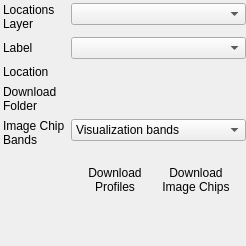
       <widget class="QWidget" name="tab_2">
        <attribute name="icon">
         <iconset>
          <normaloff>icons/location.svg</normaloff>icons/location.svg</iconset>
        </attribute>
        <attribute name="title">
         <string/>
        </attribute>
        <attribute name="toolTip">
         <string>Location Browser</string>
        </attribute>
        <layout class="QVBoxLayout" name="verticalLayout_2">
         <property name="leftMargin">
          <number>3</number>
         </property>
         <property name="topMargin">
          <number>3</number>
         </property>
         <property name="rightMargin">
          <number>0</number>
         </property>
         <property name="bottomMargin">
          <number>0</number>
         </property>
         <item>
          <layout class="QFormLayout" name="formLayout_2">
           <property name="labelAlignment">
            <set>Qt::AlignLeading|Qt::AlignLeft|Qt::AlignVCenter</set>
           </property>
           <property name="formAlignment">
            <set>Qt::AlignLeading|Qt::AlignLeft|Qt::AlignTop</set>
           </property>
           <item row="0" column="0">
            <widget class="QLabel" name="label_27">
             <property name="minimumSize">
              <size>
               <width>25</width>
               <height>0</height>
              </size>
             </property>
             <property name="text">
              <string>Locations
Layer</string>
             </property>
            </widget>
           </item>
           <item row="0" column="1">
            <widget class="QgsMapLayerComboBox" name="mLayer">
             <property name="sizePolicy">
              <sizepolicy hsizetype="Preferred" vsizetype="Fixed">
               <horstretch>1</horstretch>
               <verstretch>0</verstretch>
              </sizepolicy>
             </property>
             <property name="toolTip">
              <string>Point layer with locations of interest.</string>
             </property>
             <property name="allowEmptyLayer">
              <bool>true</bool>
             </property>
            </widget>
           </item>
           <item row="1" column="0">
            <widget class="QLabel" name="label_28">
             <property name="minimumSize">
              <size>
               <width>25</width>
               <height>0</height>
              </size>
             </property>
             <property name="text">
              <string>Label</string>
             </property>
            </widget>
           </item>
           <item row="1" column="1">
            <widget class="QgsFieldComboBox" name="mField">
             <property name="sizePolicy">
              <sizepolicy hsizetype="Preferred" vsizetype="Fixed">
               <horstretch>1</horstretch>
               <verstretch>0</verstretch>
              </sizepolicy>
             </property>
             <property name="toolTip">
              <string>Attribute with labels displayed in the locations browser.</string>
             </property>
            </widget>
           </item>
           <item row="2" column="0">
            <widget class="QLabel" name="label_29">
             <property name="minimumSize">
              <size>
               <width>25</width>
               <height>0</height>
              </size>
             </property>
             <property name="text">
              <string>Location</string>
             </property>
            </widget>
           </item>
           <item row="2" column="1">
            <layout class="QHBoxLayout" name="horizontalLayout_8">
             <item>
              <widget class="QgsFeaturePickerWidget" name="mFeaturePicker">
               <property name="sizePolicy">
                <sizepolicy hsizetype="Preferred" vsizetype="Fixed">
                 <horstretch>1</horstretch>
                 <verstretch>0</verstretch>
                </sizepolicy>
               </property>
               <property name="toolTip">
                <string>Locations browser to navigate between locations.</string>
               </property>
               <property name="displayExpression">
                <string/>
               </property>
               <property name="fetchGeometry">
                <bool>true</bool>
               </property>
               <property name="fetchLimit">
                <number>999999999</number>
               </property>
               <property name="showBrowserButtons">
                <bool>true</bool>
               </property>
              </widget>
             </item>
            </layout>
           </item>
           <item row="3" column="0">
            <widget class="QLabel" name="label_30">
             <property name="minimumSize">
              <size>
               <width>25</width>
               <height>0</height>
              </size>
             </property>
             <property name="text">
              <string>Download
Folder</string>
             </property>
            </widget>
           </item>
           <item row="3" column="1">
            <layout class="QHBoxLayout" name="horizontalLayout">
             <item>
              <widget class="QgsFileWidget" name="mDownloadFolder">
               <property name="sizePolicy">
                <sizepolicy hsizetype="Preferred" vsizetype="Preferred">
                 <horstretch>1</horstretch>
                 <verstretch>0</verstretch>
                </sizepolicy>
               </property>
               <property name="storageMode">
                <enum>QgsFileWidget::GetDirectory</enum>
               </property>
              </widget>
             </item>
            </layout>
           </item>
           <item row="5" column="1">
            <layout class="QHBoxLayout" name="horizontalLayout_9">
             <item>
              <spacer name="horizontalSpacer_4">
               <property name="orientation">
                <enum>Qt::Horizontal</enum>
               </property>
               <property name="sizeHint" stdset="0">
                <size>
                 <width>1</width>
                 <height>1</height>
                </size>
               </property>
              </spacer>
             </item>
             <item>
              <widget class="QFrame" name="mDownloadButtons">
               <property name="minimumSize">
                <size>
                 <width>100</width>
                 <height>0</height>
                </size>
               </property>
               <property name="frameShape">
                <enum>QFrame::NoFrame</enum>
               </property>
               <property name="frameShadow">
                <enum>QFrame::Raised</enum>
               </property>
               <layout class="QHBoxLayout" name="horizontalLayout_11">
                <item>
                 <widget class="QToolButton" name="mDownloadLayerProfiles">
                  <property name="toolTip">
                   <string>Download all location layer profiles. Already existing locations are skipped.</string>
                  </property>
                  <property name="text">
                   <string>Download
Profiles</string>
                  </property>
                  <property name="icon">
                   <iconset>
                    <normaloff>:/images/themes/default/downloading_svg.svg</normaloff>:/images/themes/default/downloading_svg.svg</iconset>
                  </property>
                  <property name="iconSize">
                   <size>
                    <width>32</width>
                    <height>32</height>
                   </size>
                  </property>
                  <property name="toolButtonStyle">
                   <enum>Qt::ToolButtonTextUnderIcon</enum>
                  </property>
                  <property name="autoRaise">
                   <bool>true</bool>
                  </property>
                 </widget>
                </item>
                <item>
                 <widget class="QToolButton" name="mDownloadLocationChips">
                  <property name="toolTip">
                   <string>Download all location layer profiles. Already existing locations are skipped.</string>
                  </property>
                  <property name="text">
                   <string>Download
Image Chips</string>
                  </property>
                  <property name="icon">
                   <iconset>
                    <normaloff>:/images/themes/default/downloading_svg.svg</normaloff>:/images/themes/default/downloading_svg.svg</iconset>
                  </property>
                  <property name="iconSize">
                   <size>
                    <width>32</width>
                    <height>32</height>
                   </size>
                  </property>
                  <property name="toolButtonStyle">
                   <enum>Qt::ToolButtonTextUnderIcon</enum>
                  </property>
                  <property name="autoRaise">
                   <bool>true</bool>
                  </property>
                 </widget>
                </item>
               </layout>
              </widget>
             </item>
            </layout>
           </item>
           <item row="4" column="0">
            <widget class="QLabel" name="label_37">
             <property name="minimumSize">
              <size>
               <width>25</width>
               <height>0</height>
              </size>
             </property>
             <property name="text">
              <string>Image Chip
Bands</string>
             </property>
            </widget>
           </item>
           <item row="4" column="1">
            <widget class="QgsCheckableComboBox" name="mImageChipBands">
             <property name="enabled">
              <bool>true</bool>
             </property>
             <property name="sizePolicy">
              <sizepolicy hsizetype="Preferred" vsizetype="Fixed">
               <horstretch>1</horstretch>
               <verstretch>0</verstretch>
              </sizepolicy>
             </property>
             <property name="toolTip">
              <string>Set of image chip bands to be downloaded.</string>
             </property>
             <property name="checkedItems">
              <stringlist>
               <string>Profile bands</string>
              </stringlist>
             </property>
             <item>
              <property name="text">
               <string>Visualization bands</string>
              </property>
             </item>
             <item>
              <property name="text">
               <string>Reflectance bands</string>
              </property>
             </item>
             <item>
              <property name="text">
               <string>Pixel quality bands</string>
              </property>
             </item>
             <item>
              <property name="text">
               <string>Spectral index bands</string>
              </property>
             </item>
             <item>
              <property name="text">
               <string>Profile bands</string>
              </property>
             </item>
             <item>
              <property name="text">
               <string>All bands</string>
              </property>
             </item>
            </widget>
           </item>
          </layout>
         </item>
         <item>
          <spacer name="verticalSpacer">
           <property name="orientation">
            <enum>Qt::Vertical</enum>
           </property>
           <property name="sizeHint" stdset="0">
            <size>
             <width>20</width>
             <height>40</height>
            </size>
           </property>
          </spacer>
         </item>
        </layout>
       </widget>
